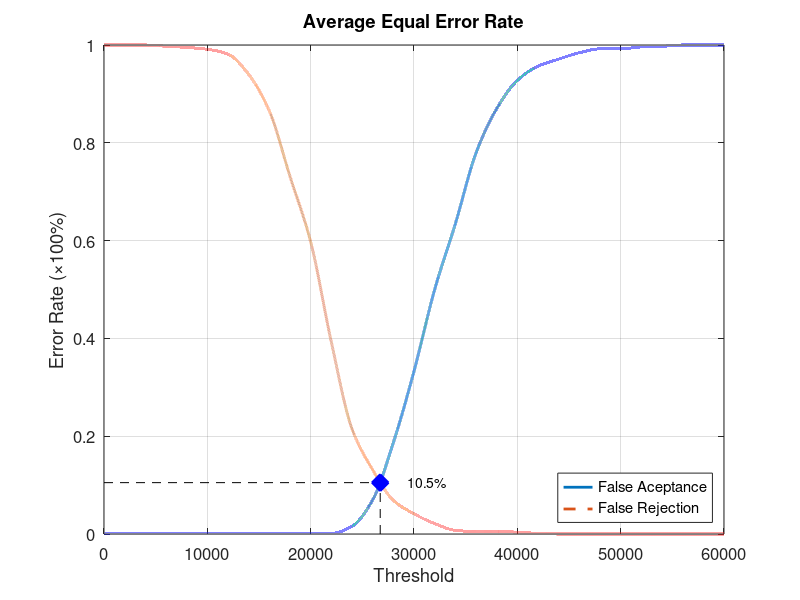
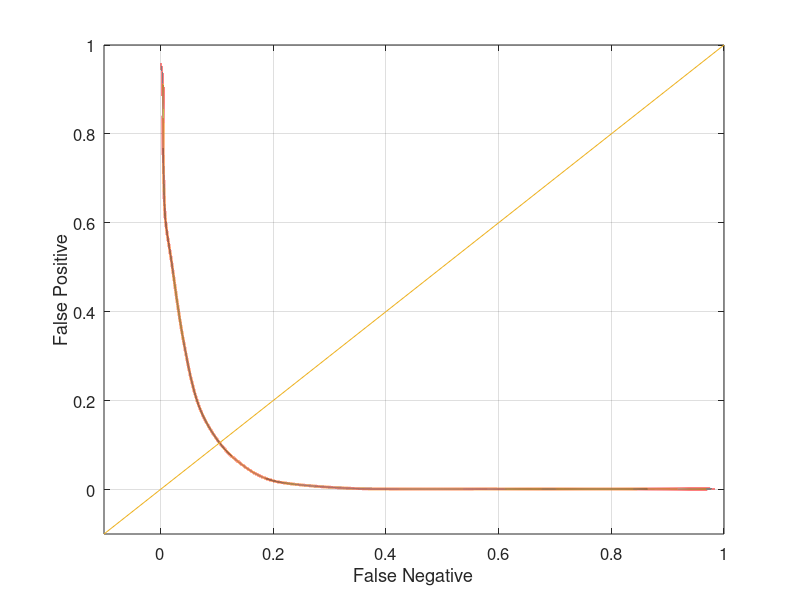

Source code (MATLAB) for these figures, in order:
function yEER = Experiment1Average
close all;
clear;
clc;
x = 0:2000:60000;
xq = 0:0.5:60000;

y0 = [0 0.00131579 0.00131579 0.00131579 0.00131579 0.00131579 0.00131579 0.00131579 0.00131579 0.00131579 0.00131579 0.00131579 0.0157895 0.0697368 0.186842 0.332895 0.5 0.634211 0.778947 0.869737 0.927632 0.956579 0.971053 0.98421 0.992105 0.992105 0.996053 0.997368 1 1 1];
yy0 = interp1(x, y0, xq, 'pchip');
y1 = [1 1 1 0.9975 0.995 0.99125 0.98125 0.94 0.865 0.73125 0.5975 0.3925 0.215 0.13125 0.06875 0.04125 0.02125 0.0075 0.005 0.005 0.00375 0.00125 0 0 0 0 0 0 0 0 0];
yy1 = interp1(x, y1, xq, 'pchip');

% Calculating EER: 
y2 = abs(y0 - y1);
find(y2 == min(y2))
yy2 = abs(yy0 - yy1);
xEER = find(yy2 == min(yy2));
xEERIndex = xq(xEER) % X-axis EER
yEER = yy0(xEER) % Y-axis EER

main = figure
plot(xq, yy0,'-','LineWidth', 2);	hold on
plot(xq, yy1,'--','LineWidth', 2);	hold on
plot([xEERIndex xEERIndex], [0 yEER], 'k--');	hold on
plot([0 xEERIndex], [yEER yEER], 'k--');	hold on
plot(xEERIndex, yEER, 'bx', 'LineWidth', 10);	hold on
text(xEERIndex + 10 * xEERIndex / 100, yEER, [num2str(round((10000 * yEER)) / 100) '%'])
legend('False Aceptance', 'False Rejection', 'Location', 'SouthEast')
xlabel('Threshold')
ylabel('Error Rate (\times100%)')
title('Average Equal Error Rate')
set(gca, 'FontSize', 12)
axis([0 60000 0 1])
grid on

print(main, 'Experiment1AverageMain', '-dpng');
FNRxFPR = figure('Color', [1 1 1]);
plot(yy1, yy0, '-', yy1, yy0, 'LineWidth', 2);
hold on
y = -0.1:0.1:1
plot(y, y); 
set(gca, 'FontSize', 12)
xlabel('False Negative')
ylabel('False Positive')
axis([-0.1 1 -0.1 1])
set(gca, 'FontSize', 12)
grid on

print(FNRxFPR, 'Experiment1AverageFNRxFPR','-dpng');
end
